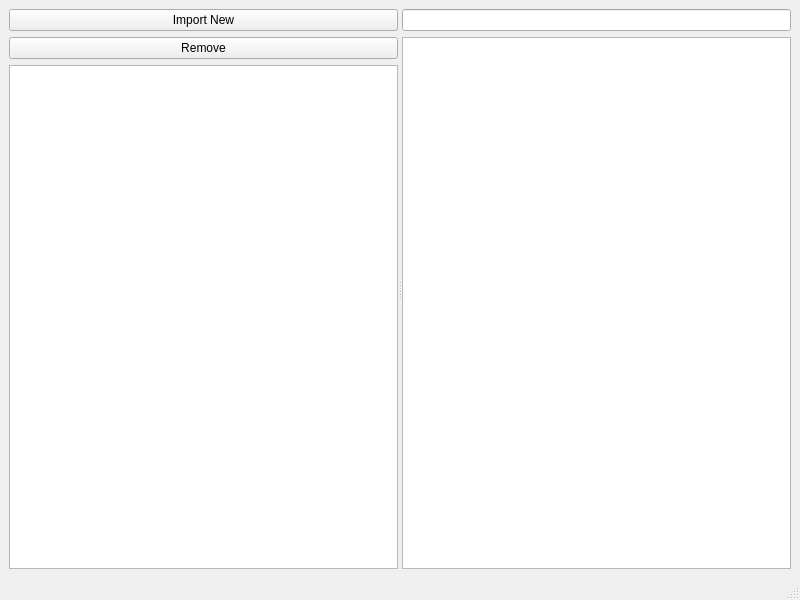
<?xml version="1.0" encoding="UTF-8"?>
<ui version="4.0">
 <class>MainWindow</class>
 <widget class="QMainWindow" name="MainWindow">
  <property name="geometry">
   <rect>
    <x>0</x>
    <y>0</y>
    <width>800</width>
    <height>600</height>
   </rect>
  </property>
  <property name="minimumSize">
   <size>
    <width>0</width>
    <height>0</height>
   </size>
  </property>
  <property name="windowTitle">
   <string>MainWindow</string>
  </property>
  <widget class="QWidget" name="centralwidget">
   <layout class="QVBoxLayout" name="verticalLayout_2">
    <item>
     <widget class="QSplitter" name="splitter">
      <property name="orientation">
       <enum>Qt::Horizontal</enum>
      </property>
      <property name="childrenCollapsible">
       <bool>false</bool>
      </property>
      <widget class="QWidget" name="layoutWidget">
       <layout class="QVBoxLayout" name="verticalLayout">
        <item>
         <widget class="QPushButton" name="importButton">
          <property name="text">
           <string>Import New</string>
          </property>
         </widget>
        </item>
        <item>
         <widget class="QPushButton" name="removeButton">
          <property name="text">
           <string>Remove</string>
          </property>
         </widget>
        </item>
        <item>
         <widget class="QTableView" name="tableView_properties">
          <property name="minimumSize">
           <size>
            <width>100</width>
            <height>0</height>
           </size>
          </property>
         </widget>
        </item>
       </layout>
      </widget>
      <widget class="QWidget" name="verticalLayoutWidget">
       <layout class="QVBoxLayout" name="verticalLayout_3">
        <item>
         <widget class="QLineEdit" name="lineEdit_tagSearch">
          <property name="minimumSize">
           <size>
            <width>0</width>
            <height>0</height>
           </size>
          </property>
          <property name="maximumSize">
           <size>
            <width>16777215</width>
            <height>50</height>
           </size>
          </property>
         </widget>
        </item>
        <item>
         <widget class="QTableView" name="tableView_files">
          <property name="minimumSize">
           <size>
            <width>100</width>
            <height>0</height>
           </size>
          </property>
          <property name="maximumSize">
           <size>
            <width>16777215</width>
            <height>16777215</height>
           </size>
          </property>
         </widget>
        </item>
       </layout>
      </widget>
     </widget>
    </item>
   </layout>
  </widget>
  <widget class="QMenuBar" name="menubar">
   <property name="geometry">
    <rect>
     <x>0</x>
     <y>0</y>
     <width>800</width>
     <height>30</height>
    </rect>
   </property>
  </widget>
  <widget class="QStatusBar" name="statusbar"/>
 </widget>
 <resources/>
 <connections/>
</ui>
